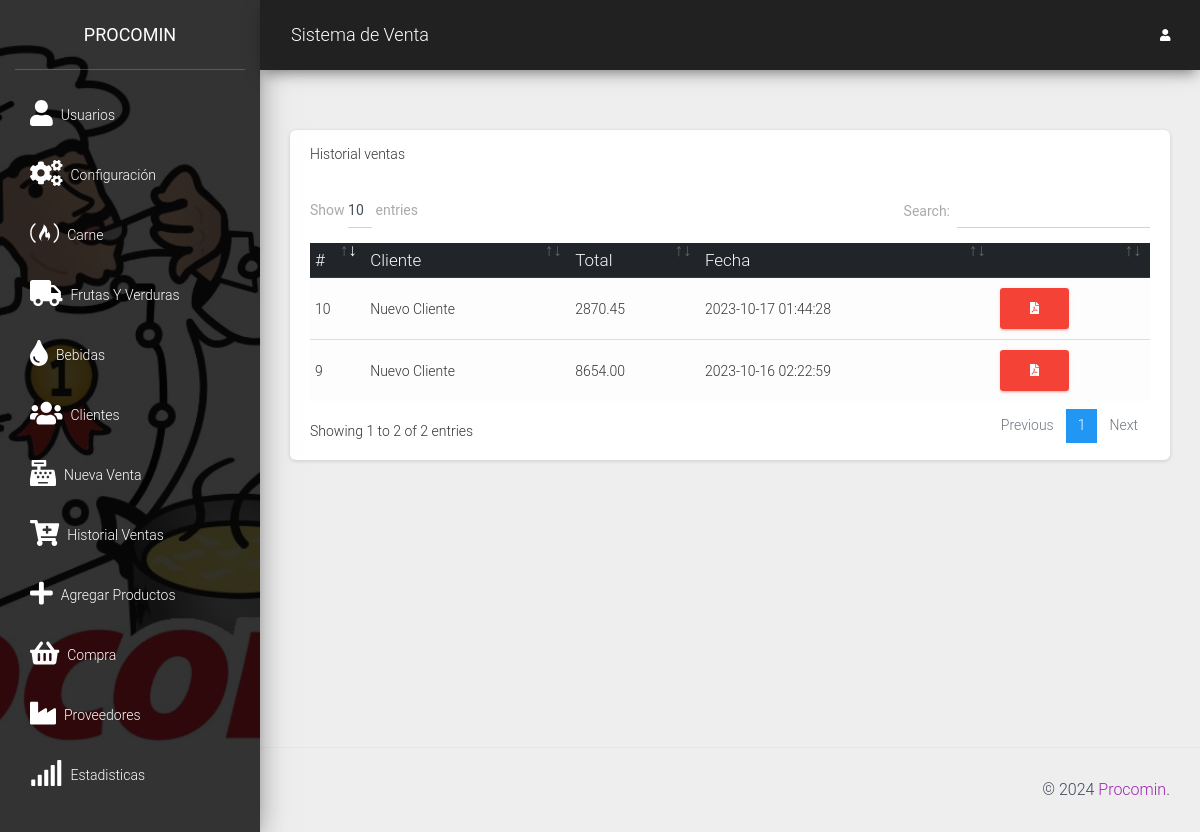
The app's page /src/lista_ventas.php (signed in) with its own data.
### tables this page shows
CREATE TABLE `ventas` (
  `id` int(11) NOT NULL,
  `id_cliente` int(11) NOT NULL,
  `total` decimal(10,2) NOT NULL,
  `id_usuario` int(11) NOT NULL,
  `fecha` timestamp NOT NULL DEFAULT current_timestamp() ON UPDATE current_timestamp()
);

CREATE TABLE `cliente` (
  `idcliente` int(11) NOT NULL,
  `nombre` varchar(100) NOT NULL,
  `telefono` varchar(15) NOT NULL,
  `direccion` varchar(200) NOT NULL
);

### src/lista_ventas.php (the view, shortened to what this page needs)
<?php
require_once "../conexion.php";
$query = mysqli_query($conexion, "SELECT v.*, c.idcliente, c.nombre FROM ventas v INNER JOIN cliente c ON v.id_cliente = c.idcliente");
include_once "includes/header.php";
?>
<div class="card">
    <div class="card-header">
        Historial ventas
    </div>
    <div class="card-body">
        <div class="table-responsive">
            <table class="table table-light" id="tbl">
                <thead class="thead-dark">
                    <tr>
                        <th>#</th>
                        <th>Cliente</th>
                        <th>Total</th>
                        <th>Fecha</th>
                        <th></th>
                    </tr>
                </thead>
                <tbody>
                    <?php while ($row = mysqli_fetch_assoc($query)) { ?>
                        <tr>
                            <td><?php echo $row['id']; ?></td>
                            <td><?php echo $row['nombre']; ?></td>
                            <td><?php echo $row['total']; ?></td>
                            <td><?php echo $row['fecha']; ?></td>
                            <td>
                                <a href="pdf/generar.php?cl=<?php echo $row['id_cliente'] ?>&v=<?php echo $row['id'] ?>" target="_blank" class="btn btn-danger"><i class="fas fa-file-pdf"></i></a>
                            </td>
                        </tr>
                    <?php } ?>
                </tbody>
            </table>
        </div>
    </div>
</div>
<?php include_once "includes/footer.php"; ?>

### records on screen
ventas: id "9", id_cliente.nombre "Nuevo Cliente", total "8654.00", fecha "2023-10-16 02:22:59"
ventas: id "10", id_cliente.nombre "Nuevo Cliente", total "2870.45", fecha "2023-10-17 01:44:28"
